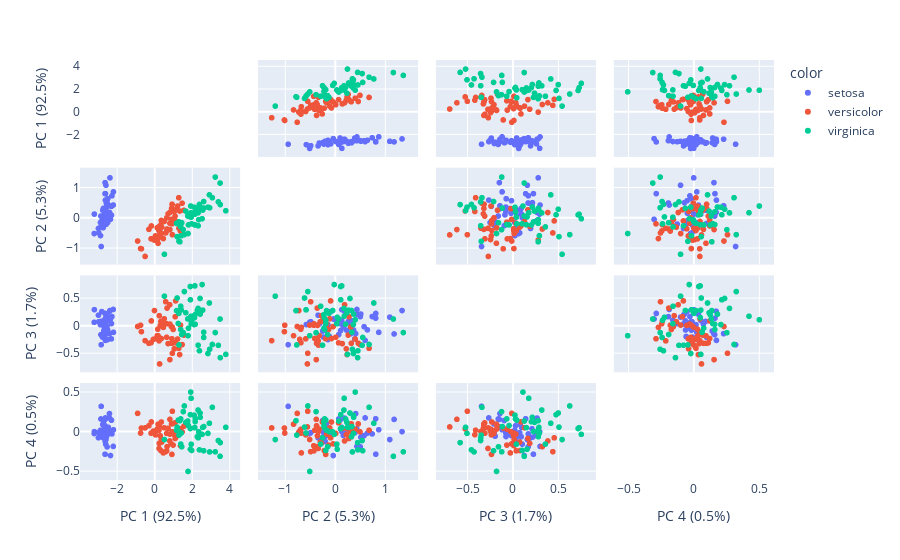

The code cell stored with this chart in its notebook:
### Code cell
fig = px.scatter_matrix(components, labels=labels, dimensions = range(4), color = df['species'])
fig.update_traces(diagonal_visible = False)
fig.show()
